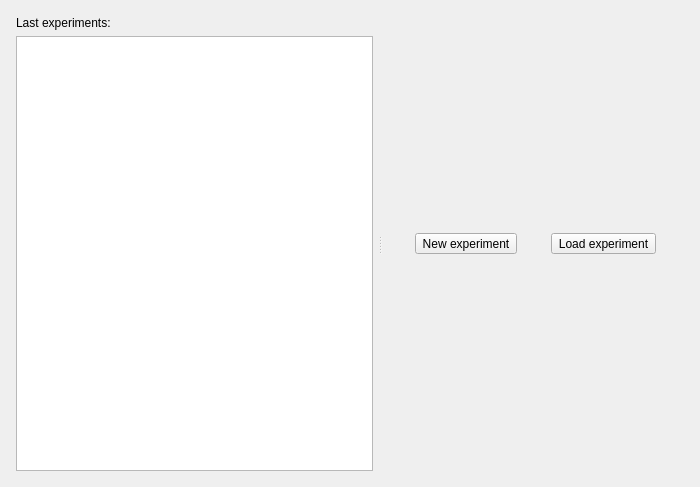
<?xml version="1.0" encoding="UTF-8"?>
<ui version="4.0">
 <class>Home</class>
 <widget class="QWidget" name="Home">
  <property name="geometry">
   <rect>
    <x>0</x>
    <y>0</y>
    <width>700</width>
    <height>487</height>
   </rect>
  </property>
  <property name="sizePolicy">
   <sizepolicy hsizetype="Expanding" vsizetype="Expanding">
    <horstretch>0</horstretch>
    <verstretch>0</verstretch>
   </sizepolicy>
  </property>
  <property name="windowTitle">
   <string>Form</string>
  </property>
  <property name="locale">
   <locale language="English" country="UnitedStates"/>
  </property>
  <layout class="QGridLayout" name="gridLayout">
   <item row="0" column="0">
    <layout class="QGridLayout" name="gridLayout_4">
     <item row="0" column="0">
      <widget class="QSplitter" name="splitter">
       <property name="orientation">
        <enum>Qt::Horizontal</enum>
       </property>
       <widget class="QWidget" name="verticalLayoutWidget">
        <layout class="QVBoxLayout" name="verticalLayout">
         <property name="leftMargin">
          <number>5</number>
         </property>
         <property name="topMargin">
          <number>5</number>
         </property>
         <property name="rightMargin">
          <number>5</number>
         </property>
         <property name="bottomMargin">
          <number>5</number>
         </property>
         <item>
          <widget class="QLabel" name="label">
           <property name="text">
            <string>Last experiments:</string>
           </property>
          </widget>
         </item>
         <item>
          <widget class="QListView" name="lastExpList">
           <property name="sizePolicy">
            <sizepolicy hsizetype="Expanding" vsizetype="Expanding">
             <horstretch>0</horstretch>
             <verstretch>0</verstretch>
            </sizepolicy>
           </property>
          </widget>
         </item>
        </layout>
       </widget>
       <widget class="QWidget" name="gridLayoutWidget">
        <layout class="QGridLayout" name="gridLayout_2">
         <property name="leftMargin">
          <number>5</number>
         </property>
         <property name="topMargin">
          <number>5</number>
         </property>
         <property name="rightMargin">
          <number>5</number>
         </property>
         <property name="bottomMargin">
          <number>5</number>
         </property>
         <item row="0" column="0">
          <widget class="QToolButton" name="toolNewExperiment">
           <property name="autoFillBackground">
            <bool>false</bool>
           </property>
           <property name="text">
            <string>New experiment</string>
           </property>
           <property name="icon">
            <iconset>
             <normaloff>../icons/document-new.svg</normaloff>../icons/document-new.svg</iconset>
           </property>
           <property name="iconSize">
            <size>
             <width>64</width>
             <height>64</height>
            </size>
           </property>
           <property name="toolButtonStyle">
            <enum>Qt::ToolButtonTextUnderIcon</enum>
           </property>
          </widget>
         </item>
         <item row="0" column="1">
          <widget class="QToolButton" name="toolLoadExperiment">
           <property name="text">
            <string>Load experiment</string>
           </property>
           <property name="icon">
            <iconset>
             <normaloff>../icons/document-open.svg</normaloff>../icons/document-open.svg</iconset>
           </property>
           <property name="iconSize">
            <size>
             <width>64</width>
             <height>64</height>
            </size>
           </property>
           <property name="toolButtonStyle">
            <enum>Qt::ToolButtonTextUnderIcon</enum>
           </property>
          </widget>
         </item>
        </layout>
       </widget>
      </widget>
     </item>
    </layout>
   </item>
  </layout>
 </widget>
 <resources/>
 <connections/>
</ui>
